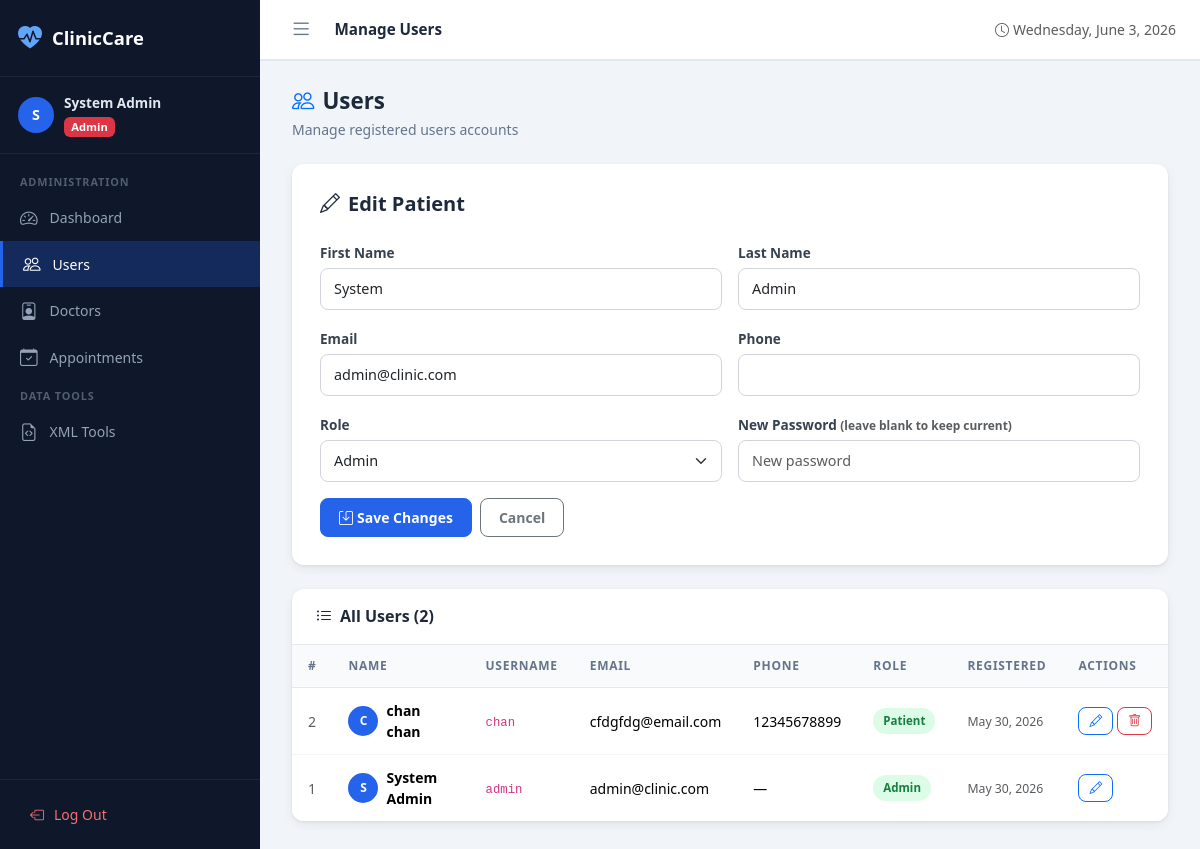
Screenshot of /admin/users.php?edit=1 (signed in) with the database file from the repository.
### tables this page shows
CREATE TABLE `users` (
  `id` int(11) NOT NULL,
  `username` varchar(50) NOT NULL,
  `email` varchar(100) NOT NULL,
  `password` varchar(255) NOT NULL,
  `first_name` varchar(50) NOT NULL,
  `last_name` varchar(50) NOT NULL,
  `phone` varchar(20) DEFAULT NULL,
  `role` enum('admin','patient') NOT NULL DEFAULT 'patient',
  `created_at` timestamp NOT NULL DEFAULT current_timestamp(),
  `updated_at` timestamp NOT NULL DEFAULT current_timestamp() ON UPDATE current_timestamp()
);

### src/Database.php (called while the page is built, shortened)
<?php
class Database
{
    private static ?Database $instance = null;
    private PDO $pdo;
    private function __construct()
    {
        $socket = defined('DB_SOCKET') ? DB_SOCKET : '';
        if ($socket !== '') {
            $dsn = sprintf(
                'mysql:unix_socket=%s;dbname=%s;charset=utf8mb4',
                $socket,
                DB_NAME
            );
        } else {
            $dsn = sprintf(
                'mysql:host=%s;port=%d;dbname=%s;charset=utf8mb4',
                DB_HOST,
                DB_PORT,
                DB_NAME
            );
        }
        $options = [
            PDO::ATTR_ERRMODE            => PDO::ERRMODE_EXCEPTION,
            PDO::ATTR_DEFAULT_FETCH_MODE => PDO::FETCH_ASSOC,
            PDO::ATTR_EMULATE_PREPARES   => false,
        ];
        if (defined('PDO::MYSQL_ATTR_INIT_COMMAND')) {
            $options[PDO::MYSQL_ATTR_INIT_COMMAND] = "SET NAMES utf8mb4 COLLATE utf8mb4_unicode_ci";
        }
        try {
            $this->pdo = new PDO($dsn, DB_USER, DB_PASS, $options);
        } catch (PDOException $e) {
            throw new \RuntimeException('Database connection failed: ' . $e->getMessage(), (int) $e->getCode(), $e);
        }
    }
    public static function getInstance(): self
    {
        if (self::$instance === null) {
            self::$instance = new self();
        }
        return self::$instance;
    }
    public function execute(string $sql, array $params = []): PDOStatement
    {
        $stmt = $this->pdo->prepare($sql);
        $stmt->execute($params);
        return $stmt;
    }
    public function fetchOne(string $sql, array $params = []): ?array
    {
        $row = $this->execute($sql, $params)->fetch();
        return $row !== false ? $row : null;
    }
    public function fetchAll(string $sql, array $params = []): array
    {
        return $this->execute($sql, $params)->fetchAll();
    }
}

### src/User.php (called while the page is built, shortened)
<?php
class User
{
    private Database $db;
    public function __construct()
    {
        $this->db = Database::getInstance();
    }
    public function getAll(): array
    {
        return $this->db->fetchAll(
            'SELECT id, username, email, first_name, last_name, phone, role, created_at
             FROM users ORDER BY created_at DESC'
        );
    }
    public function getById(int $id): ?array
    {
        return $this->db->fetchOne(
            'SELECT id, username, email, first_name, last_name, phone, role, created_at
             FROM users WHERE id = ?',
            [$id]
        );
    }
}

### src/Auth.php (called while the page is built, shortened)
<?php
class Auth
{
    public static function id(): ?int
    {
        return isset($_SESSION['user_id']) ? (int) $_SESSION['user_id'] : null;
    }
}

### public/admin/users.php (the view, shortened to what this page needs)
<?php
$userModel = new User();
$editUser  = null;
if (isset($_GET['edit'])) {
    $editUser = $userModel->getById((int) $_GET['edit']);
}
$patients = $userModel->getAll();
include dirname(__DIR__) . '/includes/header.php';
?>
<div class="page-header d-flex align-items-center justify-content-between">
    <div>
        <h2><i class="bi bi-people me-2 text-primary"></i>Users</h2>
        <p>Manage registered users accounts</p>
    </div>
</div>
<?php if ($editUser): ?>
<div class="form-card mb-4">
    <h5 class="fw-bold mb-4"><i class="bi bi-pencil me-2"></i>Edit Patient</h5>
    <form method="post">
        <div class="row g-3">
            <div class="col-md-6">
                <label class="form-label">First Name</label>
                <input type="text" name="first_name" class="form-control"
                    value="<?= htmlspecialchars($editUser['first_name']) ?>" required>
            </div>
            <div class="col-md-6">
                <label class="form-label">Last Name</label>
                <input type="text" name="last_name" class="form-control"
                    value="<?= htmlspecialchars($editUser['last_name']) ?>" required>
            </div>
            <div class="col-md-6">
                <label class="form-label">Email</label>
                <input type="email" name="email" class="form-control"
                    value="<?= htmlspecialchars($editUser['email']) ?>" required>
            </div>
            <div class="col-md-6">
                <label class="form-label">Phone</label>
                <input type="tel" name="phone" class="form-control"
                    value="<?= htmlspecialchars($editUser['phone'] ?? '') ?>">
            </div>
            <div class="col-md-6">
                <label class="form-label">Role</label>
                <select name="role" class="form-select">
                    <option value="admin" <?= $editUser['role'] === 'admin'   ? 'selected' : '' ?>>Admin</option>
                </select>
            </div>
            <div class="col-md-6">
                <label class="form-label">New Password <small class="text-muted">(leave blank to keep
                        current)</small></label>
                <input type="password" name="password" class="form-control" placeholder="New password">
            </div>
            <div class="col-12 d-flex gap-2">
                <button type="submit" class="btn btn-primary">
                    <i class="bi bi-save me-1"></i>Save Changes
                </button>
                <a href="<?= BASE_URL ?>/admin/users.php" class="btn btn-outline-secondary">Cancel</a>
            </div>
        </div>
    </form>
</div>
<?php endif; ?>
<div class="table-card">
    <div class="table-card-header">
        <h5><i class="bi bi-list-ul me-2"></i>All Users (<?= count($patients) ?>)</h5>
    </div>
    <div class="table-responsive">
        <?php if (empty($patients)): ?>
        <div class="empty-state">
            <i class="bi bi-people d-block"></i>
            <h6>No users registered yet</h6>
        </div>
        <?php else: ?>
        <table class="table">
            <thead>
                <tr>
                    <th>#</th>
                    <th>Name</th>
                    <th>Username</th>
                    <th>Email</th>
                    <th>Phone</th>
                    <th>Role</th>
                    <th>Registered</th>
                    <th>Actions</th>
                </tr>
            </thead>
            <tbody>
                <?php foreach ($patients as $u): ?>
                <tr>
                    <td class="text-muted"><?= $u['id'] ?></td>
                    <td>
                        <div class="d-flex align-items-center gap-2">
                            <div class="user-avatar" style="width:30px;height:30px;font-size:.75rem">
                                <?= strtoupper(substr($u['first_name'], 0, 1)) ?>
                            </div>
                            <span
                                class="fw-semibold"><?= htmlspecialchars($u['first_name'] . ' ' . $u['last_name']) ?></span>
                        </div>
                    </td>
                    <td><code><?= htmlspecialchars($u['username']) ?></code></td>
                    <td><?= htmlspecialchars($u['email']) ?></td>
                    <td><?= htmlspecialchars($u['phone'] ?? '—') ?></td>
                    <td>
                        <span class="status-badge status-<?= $u['role'] === 'admin' ? 'confirmed' : 'active' ?>">
                            <?= ucfirst($u['role']) ?>
                        </span>
                    </td>
                    <td><small class="text-muted"><?= date('M j, Y', strtotime($u['created_at'])) ?></small></td>
                    <td>
                        <div class="d-flex gap-1">
                            <a href="<?= BASE_URL ?>/admin/users.php?edit=<?= $u['id'] ?>"
                                class="btn btn-sm btn-outline-primary btn-icon">
                                <i class="bi bi-pencil"></i>
                            </a>
                            <?php if ($u['id'] !== Auth::id()): ?>
                            <form method="post"
                                onsubmit="return confirm('Delete this user? This will also remove all their appointments.')">
                                <button type="submit" class="btn btn-sm btn-outline-danger btn-icon">
                                    <i class="bi bi-trash"></i>
                                </button>
                            </form>
                            <?php endif; ?>
                        </div>
                    </td>
                </tr>
                <?php endforeach; ?>
            </tbody>
        </table>
        <?php endif; ?>
    </div>
</div>
<?php include dirname(__DIR__) . '/includes/footer.php'; ?>

### public/assets/css/style.css (style rules this page uses)
:root { --primary: #2563eb; --primary-dark: #1d4ed8; --primary-light: #eff6ff; --success: #16a34a; --warning: #d97706; --danger: #dc2626; --sidebar-width: 260px; --sidebar-bg: #0f172a; --sidebar-text: #94a3b8; --sidebar-active: #2563eb; --topbar-height: 60px; --font-main: 'Segoe UI', system-ui, -apple-system, sans-serif; --radius: 12px; --shadow: 0 1px 3px rgba(0,0,0,.08), 0 4px 12px rgba(0,0,0,.06); }
*, *::before, *::after { box-sizing: border-box; }
body { font-family: var(--font-main); background: #f1f5f9; color: #1e293b; margin: 0; }
.user-avatar { width: 36px; height: 36px; border-radius: 50%; background: var(--primary); color: #fff; display: flex; align-items: center; justify-content: center; font-weight: 700; font-size: .9rem; flex-shrink: 0; }
.table-card { background: #fff; border-radius: var(--radius); box-shadow: var(--shadow); overflow: hidden; }
.table-card-header { display: flex; align-items: center; justify-content: space-between; padding: 18px 24px; border-bottom: 1px solid #e2e8f0; }
.table-card-header h5 { margin: 0; font-weight: 600; font-size: 1rem; }
.table-responsive { overflow-x: auto; }
.table { margin: 0; }
.table thead th { background: #f8fafc; color: #64748b; font-size: .75rem; text-transform: uppercase; letter-spacing: .06em; font-weight: 600; padding: 12px 16px; border-bottom: 1px solid #e2e8f0; white-space: nowrap; }
.table tbody td { padding: 12px 16px; vertical-align: middle; border-bottom: 1px solid #f1f5f9; font-size: .875rem; }
.table tbody tr:last-child td { border-bottom: none; }
.status-badge { display: inline-flex; align-items: center; gap: 5px; padding: 4px 10px; border-radius: 20px; font-size: .72rem; font-weight: 600; text-transform: capitalize; }
.status-confirmed { background: #dcfce7; color: #15803d; }
.status-active { background: #dcfce7; color: #15803d; }
.form-card { background: #fff; border-radius: var(--radius); box-shadow: var(--shadow); padding: 28px; }
.form-label { font-weight: 600; font-size: .85rem; color: #374151; margin-bottom: 5px; }
.form-control, .form-select { border-radius: 8px; border-color: #d1d5db; font-size: .9rem; padding: 9px 13px; transition: border-color .15s, box-shadow .15s; }
.btn { border-radius: 8px; font-weight: 600; font-size: .875rem; padding: 8px 18px; }
.btn-primary { background: var(--primary); border-color: var(--primary); }
.btn-sm { padding: 5px 12px; font-size: .8rem; }
.btn-icon { padding: 6px 10px; line-height: 1; }
.page-header { margin-bottom: 24px; }
.page-header h2 { font-size: 1.4rem; font-weight: 700; color: #1e293b; margin: 0; }
.page-header p { color: #64748b; margin: 4px 0 0; font-size: .875rem; }

### rows the page displays
users: first_name "System", last_name "Admin", email "admin@clinic.com", role "Admin", id "1", first_name "S", first_name+last_name "System Admin", username "admin", phone "—", created_at "May 30, 2026"
users: id "2", first_name "C", first_name+last_name "chan chan", username "chan", email "cfdgfdg@email.com", phone "12345678899", role "Patient", created_at "May 30, 2026"

### other values shown
substr($_SESSION['full_name'], 0, 1) "S"
$_SESSION['full_name'] "System Admin"
$userRole "Admin"
$pageTitle "Manage Users"
count($patients) "2"
